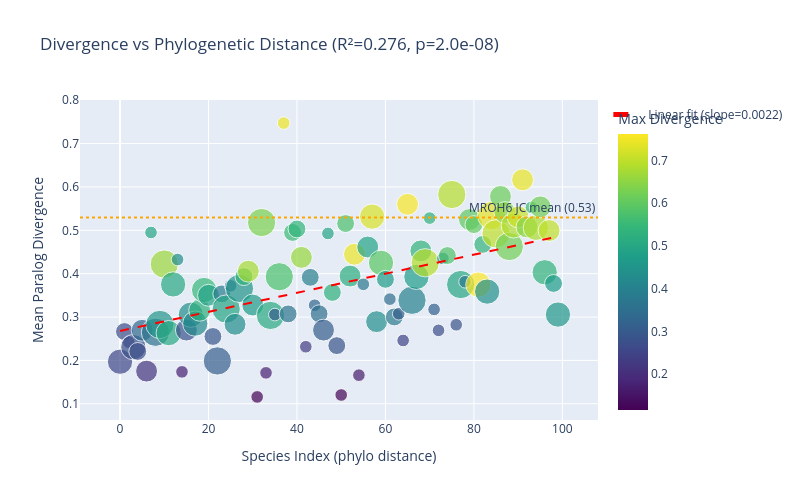

Notebook source saved alongside this figure:
### Markdown cell above
## 6f. Phylogenetic trend analysis

Does divergence increase with phylogenetic distance? This is the key prediction:
- **DNA-only duplication:** Divergence should correlate linearly with phylogenetic distance
- **RNA-mediated duplication:** Divergence should be elevated across all distances (elevated intercept)
  and potentially show non-linear accumulation (RT error rate differs from DNA polymerase)

### Code cell
# ── Phylogenetic trend: mean divergence vs species index ────────────────────
from scipy import stats as sp_stats

par_summary = df[df.Locus_Type == 'Paralogues'].groupby('Species_Index').agg(
    mean_div  = ('Divergence', 'mean'),
    max_div   = ('Divergence', 'max'),
    n_paralogs= ('Divergence', 'count'),
).reset_index()

# Linear regression
slope, intercept, r_val, p_val, se = sp_stats.linregress(
    par_summary['Species_Index'], par_summary['mean_div']
)

print(f'Linear trend (divergence ~ phylo distance):')
print(f'  slope     = {slope:.6f} per species index unit')
print(f'  intercept = {intercept:.4f}')
print(f'  R-squared = {r_val**2:.4f}')
print(f'  p-value   = {p_val:.2e}')

# Plot
fig_trend = px.scatter(
    par_summary, x='Species_Index', y='mean_div',
    size='n_paralogs', color='max_div',
    color_continuous_scale='Viridis',
    labels={'Species_Index': 'Species Index (phylo distance)',
            'mean_div': 'Mean Paralog Divergence',
            'max_div': 'Max Divergence'},
    title=f'Divergence vs Phylogenetic Distance (R²={r_val**2:.3f}, p={p_val:.1e})'
)

# Add regression line
x_fit = np.array([0, N_SPECIES-1])
y_fit = slope * x_fit + intercept
fig_trend.add_trace(go.Scatter(
    x=x_fit, y=y_fit, mode='lines',
    line=dict(color='red', dash='dash', width=2),
    name=f'Linear fit (slope={slope:.4f})'
))

# Add MROH6 reference line
fig_trend.add_hline(
    y=MROH6_JC_MEAN, line_dash='dot', line_color='orange',
    annotation_text=f'MROH6 JC mean ({MROH6_JC_MEAN:.2f})',
)

fig_trend.update_layout(height=500, width=800)
fig_trend.show()

### Figure 1 — Plotly figure (JSON) as saved in the notebook; plotly's stock layout.template omitted (floating-point values rounded to 4 significant figures)
{"data": [{"hovertemplate": "Species Index (phylo distance)=%{x}<br>Mean Paralog Divergence=%{y}<br>n_paralogs=%{marker.size}<br>Max Divergence=%{marker.color}<extra></extra>", "legendgroup": "", "marker": {"color": [0.256, 0.2702, 0.2419, 0.2824, 0.2743, 0.3351, 0.2136, 0.495, 0.359, 0.4482, 0.6652, 0.5059, 0.5073, 0.4326, 0.1736, 0.2799, 0.4336, 0.4214, 0.5274, 0.5475, 0.4896, 0.2922, 0.3081, 0.3868, 0.4962, 0.372, 0.4322, 0.4467, 0.5367, 0.6756, 0.4695, 0.1158, 0.6334, 0.1713, 0.5084, 0.3057, 0.5737, 0.7473, 0.3656, 0.5556, 0.5379, 0.6613, 0.2315, 0.3931, 0.3272, 0.3532, 0.3063, 0.4928, 0.5289, 0.284, 0.1203, 0.5754, 0.5189, 0.7447, 0.166, 0.3755, 0.4879, 0.7282, 0.4352, 0.5925, 0.4692, 0.3413, 0.3768, 0.3076, 0.246, 0.7581, 0.4037, 0.4727, 0.5355, 0.6896, 0.5282, 0.3176, 0.2693, 0.4352, 0.5811, 0.6917, 0.2822, 0.4976, 0.3814, 0.6012, 0.6033, 0.762, 0.5387, 0.4385, 0.7382, 0.7015, 0.6143, 0.6459, 0.6228, 0.6846, 0.7123, 0.7428, 0.6442, 0.5529, 0.6836, 0.6192, 0.5357, 0.7025, 0.4757, 0.4575], "coloraxis": "coloraxis", "size": [4, 2, 1, 4, 2, 3, 3, 1, 5, 5, 5, 4, 4, 1, 1, 3, 4, 4, 3, 4, 3, 2, 5, 2, 5, 1, 3, 5, 2, 3, 3, 1, 5, 1, 5, 1, 5, 1, 2, 2, 2, 3, 1, 2, 1, 2, 3, 1, 2, 2, 1, 2, 3, 3, 1, 1, 3, 4, 3, 4, 2, 1, 2, 1, 1, 3, 5, 4, 3, 5, 1, 1, 1, 1, 2, 5, 1, 5, 1, 3, 2, 4, 2, 4, 5, 5, 3, 3, 5, 4, 3, 3, 3, 1, 4, 3, 4, 3, 2, 4], "sizemode": "area", "sizeref": 0.0125, "symbol": "circle"}, "mode": "markers", "name": "", "orientation": "v", "showlegend": false, "type": "scatter", "x": [0, 1, 2, 3, 4, 5, 6, 7, 8, 9, 10, 11, 12, 13, 14, 15, 16, 17, 18, 19, 20, 21, 22, 23, 24, 25, 26, 27, 28, 29, 30, 31, 32, 33, 34, 35, 36, 37, 38, 39, 40, 41, 42, 43, 44, 45, 46, 47, 48, 49, 50, 51, 52, 53, 54, 55, 56, 57, 58, 59, 60, 61, 62, 63, 64, 65, 66, 67, 68, 69, 70, 71, 72, 73, 74, 75, 76, 77, 78, 79, 80, 81, 82, 83, 84, 85, 86, 87, 88, 89, 90, 91, 92, 93, 94, 95, 96, 97, 98, 99], "xaxis": "x", "y": [0.197, 0.2666, 0.2419, 0.2306, 0.2207, 0.2696, 0.1753, 0.495, 0.2649, 0.283, 0.4221, 0.2629, 0.3752, 0.4326, 0.1736, 0.27, 0.3054, 0.2849, 0.3156, 0.3624, 0.3502, 0.2552, 0.1988, 0.3534, 0.3184, 0.372, 0.2833, 0.366, 0.3932, 0.4058, 0.3277, 0.1158, 0.5179, 0.1713, 0.3037, 0.3057, 0.3929, 0.7473, 0.3073, 0.495, 0.5031, 0.4376, 0.2315, 0.3916, 0.3272, 0.3076, 0.2699, 0.4928, 0.3568, 0.2341, 0.1203, 0.5156, 0.3945, 0.4448, 0.166, 0.3755, 0.4615, 0.5315, 0.2894, 0.4251, 0.387, 0.3413, 0.3003, 0.3076, 0.246, 0.5599, 0.3386, 0.3927, 0.4525, 0.4252, 0.5282, 0.3176, 0.2693, 0.4352, 0.4418, 0.5825, 0.2822, 0.375, 0.3814, 0.5248, 0.5131, 0.3748, 0.4675, 0.3587, 0.5342, 0.4919, 0.5781, 0.5411, 0.4626, 0.5114, 0.5307, 0.6165, 0.5076, 0.5529, 0.5058, 0.5541, 0.4032, 0.4995, 0.3774, 0.3057], "yaxis": "y"}, {"line": {"color": "red", "dash": "dash", "width": 2}, "mode": "lines", "name": "Linear fit (slope=0.0022)", "type": "scatter", "x": [0, 99], "y": [0.268, 0.4857]}], "layout": {"annotations": [{"showarrow": false, "text": "MROH6 JC mean (0.53)", "x": 1, "xanchor": "right", "xref": "x domain", "y": 0.5295, "yanchor": "bottom", "yref": "y"}], "coloraxis": {"colorbar": {"title": {"text": "Max Divergence"}}, "colorscale": [[0.0, "#440154"], [0.1111, "#482878"], [0.2222, "#3e4989"], [0.3333, "#31688e"], [0.4444, "#26828e"], [0.5556, "#1f9e89"], [0.6667, "#35b779"], [0.7778, "#6ece58"], [0.8889, "#b5de2b"], [1.0, "#fde725"]]}, "height": 500, "legend": {"itemsizing": "constant", "tracegroupgap": 0}, "shapes": [{"line": {"color": "orange", "dash": "dot"}, "type": "line", "x0": 0, "x1": 1, "xref": "x domain", "y0": 0.5295, "y1": 0.5295, "yref": "y"}], "title": {"text": "Divergence vs Phylogenetic Distance (R²=0.276, p=2.0e-08)"}, "width": 800, "xaxis": {"anchor": "y", "domain": [0.0, 1.0], "title": {"text": "Species Index (phylo distance)"}}, "yaxis": {"anchor": "x", "domain": [0.0, 1.0], "title": {"text": "Mean Paralog Divergence"}}}}
